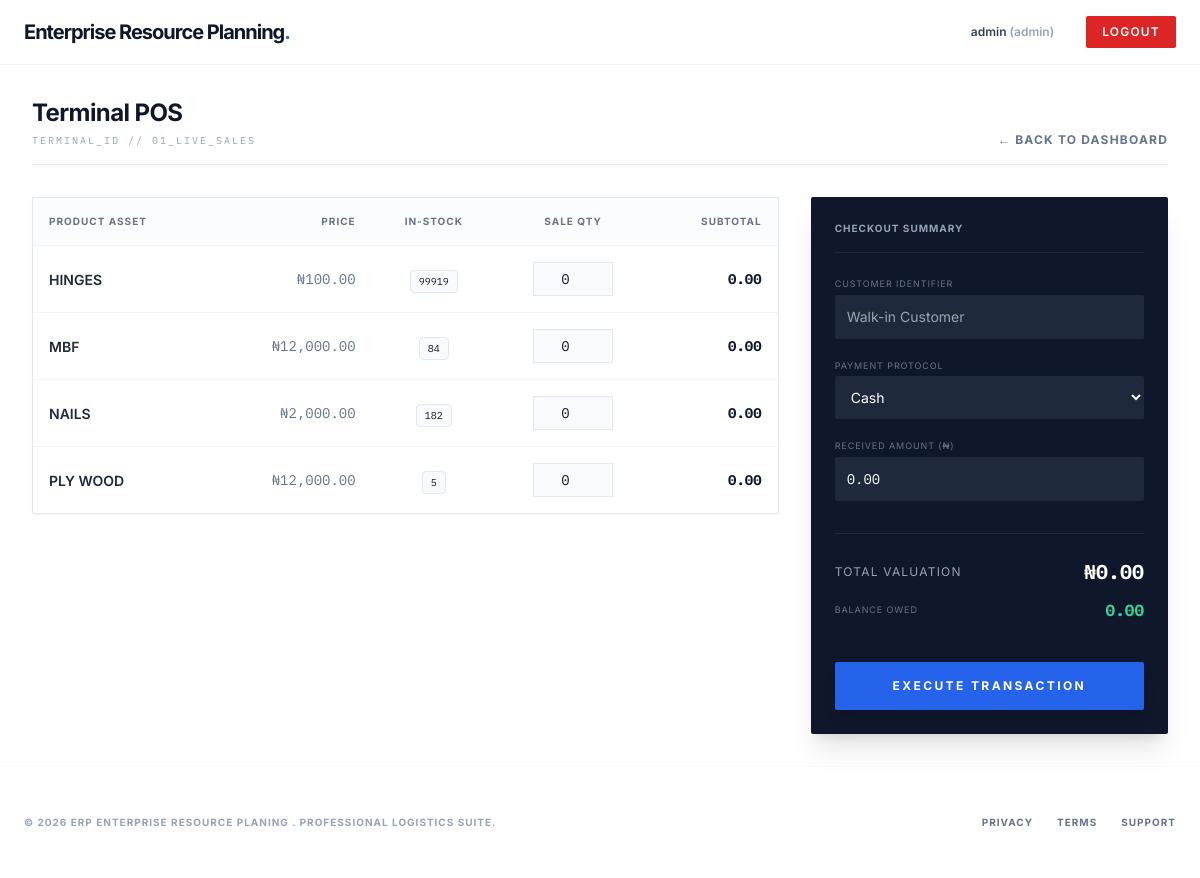
/sales/pos.php (signed in), run on the app's committed database.
### tables this page shows
CREATE TABLE `products` (
  `id` int(11) NOT NULL,
  `name` varchar(150) NOT NULL,
  `sku` varchar(100) DEFAULT NULL,
  `category` varchar(100) DEFAULT NULL,
  `price` decimal(10,2) NOT NULL DEFAULT 0.00,
  `cost_price` decimal(10,2) NOT NULL DEFAULT 0.00,
  `quantity` int(11) NOT NULL DEFAULT 0,
  `reorder_level` int(11) NOT NULL DEFAULT 5,
  `description` text DEFAULT NULL,
  `created_at` timestamp NOT NULL DEFAULT current_timestamp()
);

### sales/pos.php (the view, shortened to what this page needs)
<?php
require_once __DIR__ . '/../config/db.php';
$products = $pdo->query("SELECT id, name, price, quantity FROM products WHERE quantity > 0 ORDER BY name ASC")->fetchAll();
require_once __DIR__ . '/../header.php';
?>
<main class="p-8">
  <div class="max-w-6xl mx-auto">
    <div class="mb-8 border-b border-slate-200 pb-4 flex justify-between items-end">
        <div>
            <h2 class="text-2xl font-bold text-slate-900 tracking-tight">Terminal POS</h2>
            <p class="text-[10px] font-mono text-slate-400 uppercase tracking-[0.2em] mt-1">Terminal_ID // 01_Live_Sales</p>
        </div>
        <a href="../cashier_dashboard.php" class="text-xs font-bold uppercase tracking-widest text-slate-500 hover:text-slate-900">← Back to Dashboard</a>
    </div>
    <form method="post" id="posForm" class="grid grid-cols-1 lg:grid-cols-3 gap-8">
      <div class="lg:col-span-2">
        <div class="bg-white border border-slate-200 rounded-sm shadow-sm overflow-hidden">
            <table class="w-full text-left border-collapse">
                <thead>
                  <tr class="bg-slate-50/50">
                    <th class="px-4 py-4 text-[10px] font-bold text-slate-500 uppercase tracking-widest border-b border-slate-100">Product Asset</th>
                    <th class="px-4 py-4 text-[10px] font-bold text-slate-500 uppercase tracking-widest border-b border-slate-100 text-right">Price</th>
                    <th class="px-4 py-4 text-[10px] font-bold text-slate-500 uppercase tracking-widest border-b border-slate-100 text-center">In-Stock</th>
                    <th class="px-4 py-4 text-[10px] font-bold text-slate-500 uppercase tracking-widest border-b border-slate-100 text-center">Sale Qty</th>
                    <th class="px-4 py-4 text-[10px] font-bold text-slate-500 uppercase tracking-widest border-b border-slate-100 text-right">Subtotal</th>
                  </tr>
                </thead>
                <tbody class="divide-y divide-slate-100">
                  <?php foreach($products as $p): ?>
                  <tr class="hover:bg-slate-50 transition-colors">
                    <td class="px-4 py-4">
                      <span class="text-sm font-semibold text-slate-800 uppercase"><?=htmlspecialchars($p['name'])?></span>
                    </td>
                    <td class="px-4 py-4 text-sm font-mono text-slate-500 text-right">₦<?=number_format($p['price'],2)?></td>
                    <td class="px-4 py-4 text-center">
                        <span class="stock-badge text-[10px] font-mono bg-slate-50 px-2 py-1 rounded border border-slate-200"><?=$p['quantity']?></span>
                    </td>
                    <td class="px-4 py-4 text-center">
                      <input type="number" name="qty[]" min="0" max="<?=$p['quantity']?>"
                             class="qty-input w-20 bg-slate-50 border border-slate-200 p-1.5 text-center font-mono text-sm focus:ring-1 focus:ring-slate-900 outline-none"
                             data-price="<?=$p['price']?>" data-max="<?=$p['quantity']?>" value="0">
                    </td>
                    <td class="px-4 py-4 text-right font-mono text-sm text-slate-900 font-bold subtotal">0.00</td>
                  </tr>
                  <?php endforeach; ?>
                </tbody>
            </table>
        </div>
      </div>
      <div class="space-y-6">
        <div class="bg-slate-900 p-6 rounded-sm shadow-xl text-white">
            <h3 class="text-[10px] font-bold text-slate-400 uppercase tracking-widest mb-6 border-b border-slate-800 pb-4">Checkout Summary</h3>
            <div class="space-y-5 mb-8">
                <div>
                    <label class="block text-[9px] uppercase tracking-widest text-slate-500 mb-1">Customer Identifier</label>
                    <input name="customer_name" class="w-full bg-slate-800 border-none p-3 text-sm rounded-sm focus:ring-1 focus:ring-blue-500 outline-none" placeholder="Walk-in Customer">
                </div>
                <div>
                    <label class="block text-[9px] uppercase tracking-widest text-slate-500 mb-1">Payment Protocol</label>
                    <select name="payment_method" class="w-full bg-slate-800 border-none p-3 text-sm rounded-sm focus:ring-1 focus:ring-blue-500 outline-none">
                        <option>Cash</option>
                    </select>
                </div>
                <div>
                    <label class="block text-[9px] uppercase tracking-widest text-slate-500 mb-1">Received Amount (₦)</label>
                    <input name="paid_amount" id="paidAmount" type="number" step="0.01" class="w-full bg-slate-800 border-none p-3 text-sm font-mono rounded-sm focus:ring-1 focus:ring-blue-500 outline-none" value="0.00">
                </div>
            </div>
            <div class="border-t border-slate-800 pt-6 space-y-3">
                <div class="flex justify-between items-center text-slate-400 text-xs">
                    <span class="uppercase tracking-widest">Total Valuation</span>
                    <span class="font-mono text-xl text-white font-bold">₦<span id="totalDisplay">0.00</span></span>
                </div>
                <div class="flex justify-between items-center">
                    <span class="text-[9px] uppercase tracking-widest text-slate-500">Balance Owed</span>
                    <span class="font-mono text-emerald-400 font-bold" id="changeDisplay">0.00</span>
                </div>
            </div>
            <button type="submit" class="w-full mt-10 bg-blue-600 hover:bg-blue-500 text-white font-bold py-4 text-xs uppercase tracking-[0.2em] rounded-sm transition-all shadow-lg">
                Execute Transaction
            </button>
        </div>
      </div>
    </form>
  </div>
</main>
<?php require_once __DIR__ . '/../footer.php'; ?>

### header.php (style rules this page uses)
body { font-family: 'Inter', sans-serif; }

### sales/pos.php (style rules this page uses)
body { font-family: 'Inter', sans-serif; background-color: #f8fafc; }
.font-mono { font-family: 'IBM Plex Mono', monospace; }

### data on the page
products: name "HINGES", price "100.00", quantity "99919"
products: name "MBF", price "12,000.00", quantity "84"
products: name "NAILS", price "2,000.00", quantity "182"
products: name "PLY WOOD", price "12,000.00", quantity "5"

### other printed values
$_SESSION['user']['username'] "admin"
$_SESSION['user']['role'] "admin"
